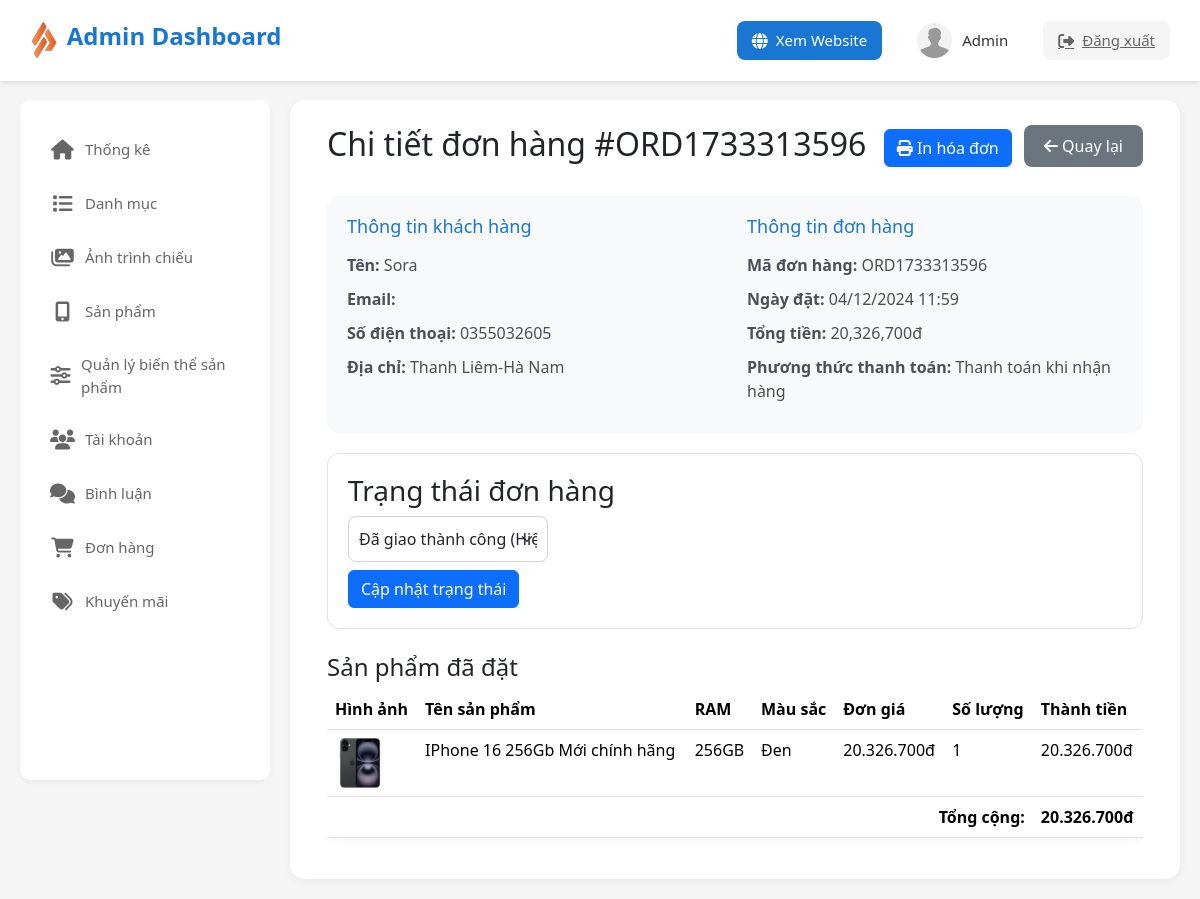
/admin/index.php?action=orderDetail&id=200 (signed in), run on the app's committed database.
### tables this page shows
CREATE TABLE `orders` (
  `order_id` int(11) NOT NULL,
  `order_code` varchar(50) NOT NULL,
  `user_id` int(11) NOT NULL,
  `receiver_name` varchar(255) DEFAULT NULL,
  `total_amount` decimal(10,2) NOT NULL,
  `shipping_address` text NOT NULL,
  `shipping_phone` varchar(20) NOT NULL,
  `shipping_email` varchar(255) DEFAULT NULL,
  `bank_code` varchar(50) DEFAULT NULL,
  `status` enum('pending','confirmed','processing','shipping','delivered','cancelled','returned','refunded','failed','awaiting_payment','return_requested','cancel_requested') NOT NULL DEFAULT 'pending',
  `payment_method` varchar(50) NOT NULL DEFAULT 'cod',
  `payment_status` varchar(50) NOT NULL DEFAULT 'unpaid',
  `created_at` timestamp NOT NULL DEFAULT current_timestamp(),
  `updated_at` timestamp NOT NULL DEFAULT current_timestamp() ON UPDATE current_timestamp(),
  `return_reason` text DEFAULT NULL,
  `return_request_reason` text DEFAULT NULL,
  `cancel_reason` text DEFAULT NULL,
  `previous_status` varchar(50) DEFAULT NULL
);

CREATE TABLE `users` (
  `user_id` int(11) NOT NULL,
  `username` varchar(50) NOT NULL,
  `password` varchar(255) NOT NULL,
  `email` varchar(100) NOT NULL,
  `fullname` varchar(100) DEFAULT NULL,
  `phone` varchar(20) DEFAULT NULL,
  `address` text DEFAULT NULL,
  `avatar` varchar(255) DEFAULT NULL,
  `role_id` int(11) DEFAULT NULL,
  `status` tinyint(4) DEFAULT 1,
  `created_at` timestamp NOT NULL DEFAULT current_timestamp(),
  `birthday` date DEFAULT NULL,
  `gender` tinyint(1) DEFAULT NULL COMMENT '0: Nữ, 1: Nam'
);

CREATE TABLE `order_details` (
  `detail_id` int(11) NOT NULL,
  `order_id` int(11) DEFAULT NULL,
  `product_id` int(11) DEFAULT NULL,
  `quantity` int(11) DEFAULT NULL,
  `price` decimal(10,2) DEFAULT NULL
);

CREATE TABLE `products` (
  `pro_id` int(11) NOT NULL,
  `pro_name` varchar(50) NOT NULL,
  `price` int(11) NOT NULL,
  `quantity` int(11) DEFAULT 0,
  `img` varchar(255) NOT NULL,
  `import_date` date DEFAULT NULL,
  `description` text DEFAULT NULL,
  `pro_view` int(11) DEFAULT 0,
  `pro_status` tinyint(1) DEFAULT 1,
  `cate_id` int(11) NOT NULL,
  `storage_id` int(11) DEFAULT NULL,
  `color_id` int(11) DEFAULT NULL
);

CREATE TABLE `product_storage` (
  `storage_id` int(11) NOT NULL,
  `storage_type` varchar(50) NOT NULL,
  `storage_price` decimal(10,2) DEFAULT 0.00,
  `created_at` timestamp NOT NULL DEFAULT current_timestamp()
);

CREATE TABLE `product_color` (
  `color_id` int(11) NOT NULL,
  `color_type` varchar(50) NOT NULL,
  `color_price` decimal(10,2) DEFAULT 0.00,
  `created_at` timestamp NOT NULL DEFAULT current_timestamp()
);

### admin/models/orderModel.php (called while the page is built, shortened)
<?php
class OrderModel
{
    private $db;
    public function __construct()
    {
        global $MainModel;
        $this->db = $MainModel->SUNNY;
    }
    public function getOrderById($orderId)
    {
        try {
            $sql = "SELECT orders.*, users.username, users.email, users.phone,
                    orders.cancel_reason, orders.status
                    FROM orders
                    LEFT JOIN users ON orders.user_id = users.user_id
                    WHERE orders.order_id = ?";
            $stmt = $this->db->prepare($sql);
            $stmt->execute([$orderId]);
            return $stmt->fetch(PDO::FETCH_ASSOC);
        } catch (PDOException $e) {
            error_log("Error getting order by ID: " . $e->getMessage());
            return false;
        }
    }
    public function getOrderDetails($order_id)
    {
        try {
            $sql = "SELECT od.*, p.pro_name, p.img, pr.storage_type, pc.color_type
                    FROM order_details od
                    LEFT JOIN products p ON od.product_id = p.pro_id
                    LEFT JOIN product_storage pr ON p.storage_id = pr.storage_id
                    LEFT JOIN product_color pc ON p.color_id = pc.color_id
                    WHERE od.order_id = :order_id";
            $stmt = $this->db->prepare($sql);
            $stmt->execute([':order_id' => $order_id]);
            $result = $stmt->fetchAll(PDO::FETCH_ASSOC);
            return $result;
        } catch (PDOException $e) {
            error_log("Error getting order details: " . $e->getMessage());
            return false;
        }
    }
}

### admin/commons/function.php (called while the page is built, shortened)
<?php
class MainModel {
    public function __construct() {
        $this->SUNNY = $this->connect_db();
    }
    public function connect_db() {
        try {
            $dsn = "mysql:host=" . DB_HOST . ";dbname=" . DB_NAME;
            $SUNNY = new PDO($dsn, DB_USER, DB_PASS, PDO_OPTIONS);
            return $SUNNY;
        } catch (PDOException $e) {
            error_log("Database Connection Error: " . $e->getMessage());
            throw new Exception("Không thể kết nối đến database");
        }
    }
}
try {
    $MainModel = new MainModel();
} catch (Exception $e) {
    error_log("MainModel initialization error: " . $e->getMessage());
    die("Không thể khởi tạo kết nối database");
}

### client/commons/orderHelper.php (called while the page is built, shortened)
<?php
class OrderHelper
{
    public static function getOrderStatus($status)
    {
        $statusMap = [
            'pending' => 'Chờ xác nhận',
            'confirmed' => 'Đã xác nhận',
            'processing' => 'Đang chuẩn bị hàng',
            'shipping' => 'Đang giao hàng',
            'delivered' => 'Đã giao thành công',
            'cancelled' => 'Đã hủy',
            'cancel_requested' => 'Yêu cầu hủy',
            'return_requested' => 'Yêu cầu trả hàng',
            'returned' => 'Đã trả hàng',
            'return_failed' => 'Từ chối trả hàng'
        ];
        return isset($statusMap[$status]) ? $statusMap[$status] : 'Không xác định';
    }
}

### admin/views/order/order-detail.php (the view, shortened to what this page needs)
<!DOCTYPE html>
<html lang="vi">
<head>
    <link href="https://cdn.jsdelivr.net/npm/bootstrap@5.3.3/dist/css/bootstrap.min.css" rel="stylesheet">
    <link rel="stylesheet" href="https://cdnjs.cloudflare.com/ajax/libs/font-awesome/6.5.1/css/all.min.css">
</head>
<body>
    <?php include "./views/layout/header.php"; ?>
    <div class="main">
        <div class="sidebar">
            <?php include "./views/layout/sidebar.php"; ?>
        </div>
        <main>
            <div class="container-fluid">
                <div class="page-header">
                    <h2>Chi tiết đơn hàng #<?= $order['order_code'] ?></h2>
                    <div>
                        <?php if (in_array($order['status'], ['confirmed', 'processing', 'shipping', 'delivered'])): ?>
                        <a href="?action=printInvoice&id=<?= $order['order_id'] ?>" class="btn btn-primary me-2"
                            target="_blank">
                            <i class="fas fa-print"></i> In hóa đơn
                        </a>
                        <?php endif; ?>
                        <a href="?action=order" class="btn-back">
                            <i class="fas fa-arrow-left"></i> Quay lại
                        </a>
                    </div>
                </div>
                <div class="order-info">
                    <div class="row">
                        <div class="col-md-6">
                            <h4>Thông tin khách hàng</h4>
                            <p><strong>Tên:</strong> <?= $order['username'] ?></p>
                            <p><strong>Email:</strong> <?= $order['shipping_email'] ?></p>
                            <p><strong>Số điện thoại:</strong> <?= $order['shipping_phone'] ?></p>
                            <p><strong>Địa chỉ:</strong> <?= $order['shipping_address'] ?></p>
                        </div>
                        <div class="col-md-6">
                            <h4>Thông tin đơn hàng</h4>
                            <p><strong>Mã đơn hàng:</strong> <?= $order['order_code'] ?></p>
                            <p><strong>Ngày đặt:</strong> <?= date('d/m/Y H:i', strtotime($order['created_at'])) ?></p>
                            <p><strong>Tổng tiền:</strong> <?= number_format($order['total_amount']) ?>đ</p>
                            <p><strong>Phương thức thanh toán:</strong>
                                <?= $order['payment_method'] == 1 ? 'Thanh toán khi nhận hàng' : 'Thanh toán khi nhận hàng' ?>
                            </p>
                        </div>
                    </div>
                </div>
                <div class="order-status mb-4">
                    <h3>Trạng thái đơn hàng</h3>
                    <select id="orderStatus" class="form-select">
                        <?php
                        echo "<option value='{$order['status']}' selected>" .
                            OrderHelper::getOrderStatus($order['status']) .
                            " (Hiện tại)</option>";
                        ?>
                    </select>
                    <button onclick="updateStatus()" class="btn btn-primary mt-2">Cập nhật trạng thái</button>
                </div>
                <div class="order-products mt-4">
                    <h4>Sản phẩm đã đặt</h4>
                    <div class="table-responsive">
                        <table class="table">
                            <thead>
                                <tr>
                                    <th>Hình ảnh</th>
                                    <th>Tên sản phẩm</th>
                                    <th>RAM</th>
                                    <th>Màu sắc</th>
                                    <th>Đơn giá</th>
                                    <th>Số lượng</th>
                                    <th>Thành tiền</th>
                                </tr>
                            </thead>
                            <tbody>
                                <?php if ($orderDetails): ?>
                                <?php foreach ($orderDetails as $item): ?>
                                <tr>
                                    <td>
                                        <img src="../Uploads/Product/<?= $item['img'] ?>" alt="<?= $item['pro_name'] ?>"
                                            class="product-thumbnail">
                                    </td>
                                    <td><?= $item['pro_name'] ?></td>
                                    <td><?= $item['storage_type'] ?></td>
                                    <td><?= $item['color_type'] ?></td>
                                    <td><?= number_format($item['price'], 0, ',', '.') ?>đ</td>
                                    <td><?= $item['quantity'] ?></td>
                                    <td><?= number_format($item['price'] * $item['quantity'], 0, ',', '.') ?>đ</td>
                                </tr>
                                <?php endforeach; ?>
                                <?php else: ?>
                                <tr>
                                    <td colspan="7" class="text-center">Không có sản phẩm nào</td>
                                </tr>
                                <?php endif; ?>
                                <tr>
                                    <td colspan="6" class="text-end"><strong>Tổng cộng:</strong></td>
                                    <td><strong><?= number_format($order['total_amount'], 0, ',', '.') ?>đ</strong></td>
                                </tr>
                            </tbody>
                        </table>
                    </div>
                </div>
            </div>
        </main>
    </div>
</body>
</html>

### admin/views/order/order-detail.php (style rules this page uses)
* { margin: 0; padding: 0; box-sizing: border-box; }
body { background: #f5f5f5; font-family: 'Segoe UI', Tahoma, Geneva, Verdana, sans-serif; padding-top: 80px; }
.main { display: flex; max-width: 100%; margin: 0 auto; padding: 20px; }
.main main { width: calc(100% - 270px); margin-left: 270px; background: white; border-radius: 15px; padding: 25px; box-shadow: 0 2px 10px rgba(0, 0, 0, 0.05); }
.page-header { display: flex; justify-content: space-between; align-items: center; margin-bottom: 25px; }
.btn-back { background: #6c757d; color: white; padding: 10px 20px; border-radius: 8px; text-decoration: none; transition: all 0.3s; }
.order-info { background: #f8f9fa; border-radius: 12px; padding: 20px; margin-bottom: 20px; }
.order-info h4 { color: #1976D2; margin-bottom: 15px; font-size: 18px; }
.order-info p { margin-bottom: 10px; color: #495057; }
.order-status { background: white; border: 1px solid #dee2e6; border-radius: 12px; padding: 20px; margin-top: 20px; }
.form-select { max-width: 200px; padding: 10px; border-radius: 8px; border: 1px solid #ced4da; }
.product-thumbnail { width: 50px; height: 50px; object-fit: cover; border-radius: 5px; }
.table { background: white; border-radius: 10px; box-shadow: 0 2px 10px rgba(0, 0, 0, 0.05); }

### admin/views/layout/sidebar.php (style rules this page uses)
* { padding: 0; margin: 0; box-sizing: border-box; font-family: 'Segoe UI', Tahoma, Geneva, Verdana, sans-serif; }

### data on the page
orders: order_code "ORD1733313596", user.username "Sora", shipping_phone "0355032605", shipping_address "Thanh Liêm-Hà Nam", created_at "04/12/2024 11:59", total_amount "20,326,700", status "Đã giao thành công (Hiện tại)", total_amount "20.326.700"
order_details: product.img (picture), product.pro_name "IPhone 16 256Gb Mới chính hãng", product_storage.storage_type "256GB", product_color.color_type "Đen", price "20.326.700", quantity "1", $item['price'] * $item['quantity'] "20.326.700"
